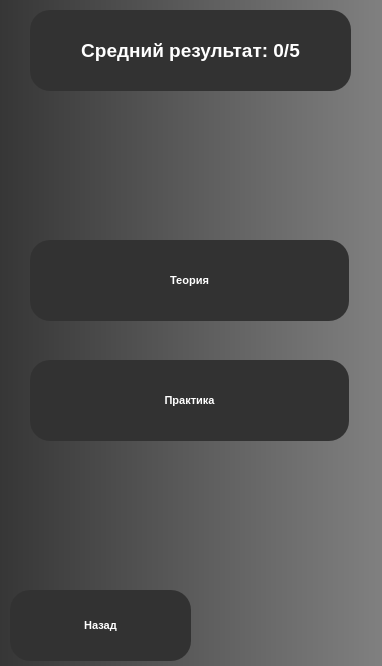
<?xml version="1.0" encoding="UTF-8"?>
<ui version="4.0">
 <class>MainWindow</class>
 <widget class="QMainWindow" name="MainWindow">
  <property name="geometry">
   <rect>
    <x>0</x>
    <y>0</y>
    <width>382</width>
    <height>666</height>
   </rect>
  </property>
  <property name="windowTitle">
   <string>My English Grammar</string>
  </property>
  <widget class="QWidget" name="centralwidget">
   <property name="font">
    <font>
     <pointsize>8</pointsize>
    </font>
   </property>
   <property name="styleSheet">
    <string notr="true">QWidget
{
    color: #aaa;
   background-color: qlineargradient(spread:pad, x1:0, y1:0, x2:1, y2:0, stop:0 rgb(54, 54, 54), stop:1 rgb(128, 128, 128));
}

QPushButton
{
    color: rgb(255, 255, 255);
	background-color: #323232;
    width: 75px;
    height: 50px;
	border-radius: 20px;
	font: 75 25pt &quot;Microsoft YaHei UI&quot;;
	font-weight: bold;
}

QPushButton:hover
{
    background-color: silver;
}

QLabel
{
	color: rgb(255, 255, 255);
	background-color: #323232;
    border-radius: 20px;
	font: &quot;Microsoft YaHei UI&quot;;
	font-weight: bold;
}
</string>
   </property>
   <widget class="QPushButton" name="pushButton">
    <property name="geometry">
     <rect>
      <x>30</x>
      <y>240</y>
      <width>319</width>
      <height>81</height>
     </rect>
    </property>
    <property name="text">
     <string>Теория</string>
    </property>
   </widget>
   <widget class="QPushButton" name="pushButton_2">
    <property name="geometry">
     <rect>
      <x>30</x>
      <y>360</y>
      <width>319</width>
      <height>81</height>
     </rect>
    </property>
    <property name="text">
     <string>Практика</string>
    </property>
   </widget>
   <widget class="QPushButton" name="pushButton_3">
    <property name="geometry">
     <rect>
      <x>10</x>
      <y>590</y>
      <width>181</width>
      <height>71</height>
     </rect>
    </property>
    <property name="text">
     <string>Назад</string>
    </property>
   </widget>
   <widget class="QLabel" name="label">
    <property name="geometry">
     <rect>
      <x>30</x>
      <y>10</y>
      <width>321</width>
      <height>81</height>
     </rect>
    </property>
    <property name="font">
     <font>
      <pointsize>14</pointsize>
      <weight>75</weight>
      <italic>false</italic>
      <bold>true</bold>
     </font>
    </property>
    <property name="text">
     <string>Средний результат: 0/5</string>
    </property>
    <property name="alignment">
     <set>Qt::AlignCenter</set>
    </property>
   </widget>
  </widget>
 </widget>
 <resources/>
 <connections/>
</ui>
